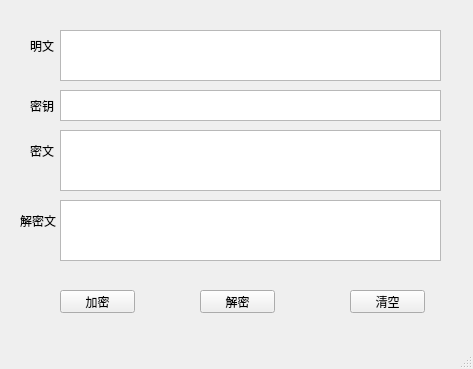
<?xml version="1.0" encoding="UTF-8"?>
<ui version="4.0">
 <class>MainWindow</class>
 <widget class="QMainWindow" name="MainWindow">
  <property name="geometry">
   <rect>
    <x>0</x>
    <y>0</y>
    <width>473</width>
    <height>369</height>
   </rect>
  </property>
  <property name="windowTitle">
   <string>SM4</string>
  </property>
  <widget class="QWidget" name="centralwidget">
   <widget class="QTextEdit" name="mw">
    <property name="geometry">
     <rect>
      <x>60</x>
      <y>30</y>
      <width>381</width>
      <height>51</height>
     </rect>
    </property>
   </widget>
   <widget class="QTextEdit" name="mw2">
    <property name="geometry">
     <rect>
      <x>60</x>
      <y>130</y>
      <width>381</width>
      <height>61</height>
     </rect>
    </property>
   </widget>
   <widget class="QTextEdit" name="my">
    <property name="geometry">
     <rect>
      <x>60</x>
      <y>90</y>
      <width>381</width>
      <height>31</height>
     </rect>
    </property>
   </widget>
   <widget class="QLabel" name="label">
    <property name="geometry">
     <rect>
      <x>30</x>
      <y>40</y>
      <width>54</width>
      <height>12</height>
     </rect>
    </property>
    <property name="text">
     <string>明文</string>
    </property>
   </widget>
   <widget class="QLabel" name="label_2">
    <property name="geometry">
     <rect>
      <x>30</x>
      <y>140</y>
      <width>41</width>
      <height>21</height>
     </rect>
    </property>
    <property name="text">
     <string>密文</string>
    </property>
   </widget>
   <widget class="QLabel" name="label_3">
    <property name="geometry">
     <rect>
      <x>30</x>
      <y>100</y>
      <width>54</width>
      <height>12</height>
     </rect>
    </property>
    <property name="text">
     <string>密钥</string>
    </property>
   </widget>
   <widget class="QPushButton" name="jm">
    <property name="geometry">
     <rect>
      <x>60</x>
      <y>290</y>
      <width>75</width>
      <height>23</height>
     </rect>
    </property>
    <property name="text">
     <string>加密</string>
    </property>
   </widget>
   <widget class="QPushButton" name="qk">
    <property name="geometry">
     <rect>
      <x>350</x>
      <y>290</y>
      <width>75</width>
      <height>23</height>
     </rect>
    </property>
    <property name="text">
     <string>清空</string>
    </property>
   </widget>
   <widget class="QTextEdit" name="jmw">
    <property name="geometry">
     <rect>
      <x>60</x>
      <y>200</y>
      <width>381</width>
      <height>61</height>
     </rect>
    </property>
   </widget>
   <widget class="QLabel" name="label_5">
    <property name="geometry">
     <rect>
      <x>20</x>
      <y>210</y>
      <width>41</width>
      <height>21</height>
     </rect>
    </property>
    <property name="text">
     <string>解密文</string>
    </property>
   </widget>
   <widget class="QPushButton" name="jm2">
    <property name="geometry">
     <rect>
      <x>200</x>
      <y>290</y>
      <width>75</width>
      <height>23</height>
     </rect>
    </property>
    <property name="text">
     <string>解密</string>
    </property>
   </widget>
  </widget>
  <widget class="QMenuBar" name="menubar">
   <property name="geometry">
    <rect>
     <x>0</x>
     <y>0</y>
     <width>473</width>
     <height>23</height>
    </rect>
   </property>
  </widget>
  <widget class="QStatusBar" name="statusbar"/>
 </widget>
 <resources/>
 <connections/>
</ui>
